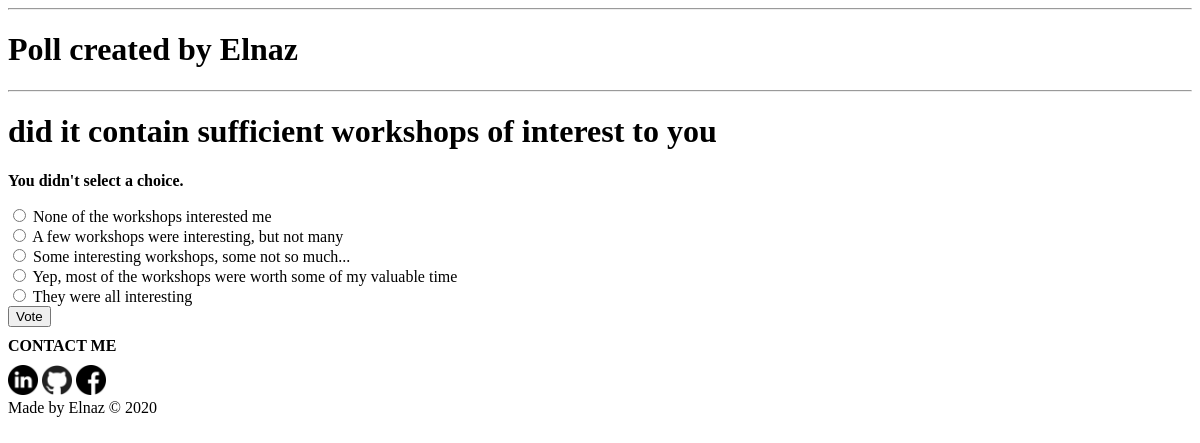
Page /polls/6/vote/ on the committed database.
### polls/models.py (models this page shows, shortened)
class Question(models.Model):
    question_text = models.CharField(max_length =200)
    pub_date = models.DateTimeField('date published')

class Choice(models.Model):
    question = models.ForeignKey(Question, on_delete = models.CASCADE)
    choice_text = models.CharField(max_length =200)
    votes = models.IntegerField(default =0)

### polls/views.py (the view)
# urls.py: path('<int:question_id>/vote/', views.vote, name='vote'),
def vote(request, question_id):
    question = get_object_or_404(Question, pk=question_id)
    try:
        selected_choice = question.choice_set.get(pk=request.POST['choice'])
    except (KeyError, Choice.DoesNotExist):
        return render(request, 'polls/detail.html', {
            'question': question,
            'error_message': "You didn't select a choice.",
        })
    else:
        selected_choice.votes += 1
        selected_choice.save()
        return HttpResponseRedirect(reverse('polls:results', args=(question.id,)))

### polls/templates/polls/detail.html (shortened to what this page needs)
{% extends 'polls/base.html' %}
{% block main_content %}
<h1>{{ question.question_text }}</h1>
{% if error_message %}<p><strong>{{ error_message }}</strong></p>{% endif %}
<form action="{% url 'polls:vote' question.id %}" method="post">
{% for choice in question.choice_set.all %}
    <input type="radio" name="choice" id="choice{{ forloop.counter }}" value="{{ choice.id }}">
    <label for="choice{{ forloop.counter }}">{{ choice.choice_text }}</label><br>
{% endfor %}
<input type="submit" value="Vote">
</form>
{% endblock %}

### polls/static/style.css (style rules this page uses)
body { background: white url("images/background.gif") no-repeat; }

### rows in the picture
Question: question_text "did it contain sufficient workshops of interest to you"
Choice: choice_text "None of the workshops interested me"
Choice: choice_text "A few workshops were interesting, but not many"
Choice: choice_text "Some interesting workshops, some not so much..."
Choice: choice_text "Yep, most of the workshops were worth some of my valuable time"
Choice: choice_text "They were all interesting"

### other values in the picture
{{ error_message }} "You didn't select a choice."
